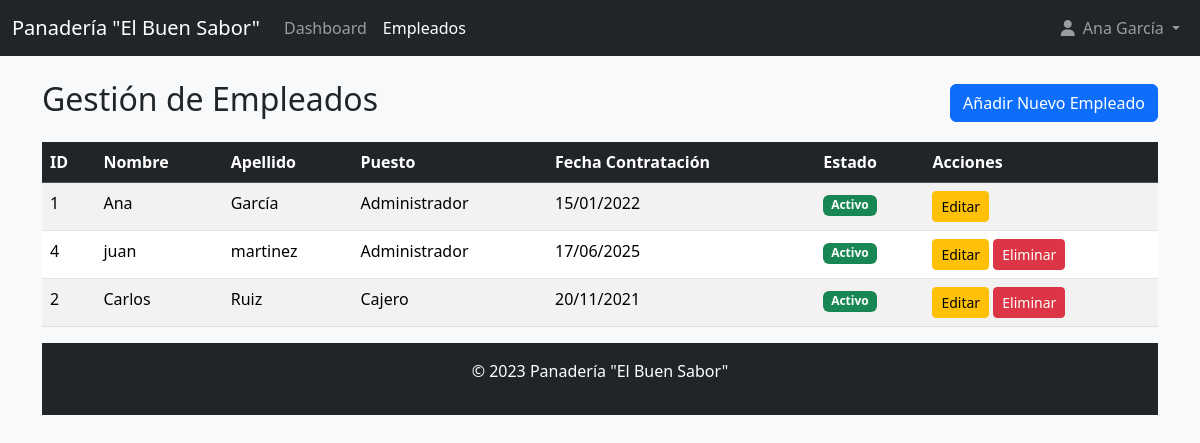
Page /modulos/empleados/index.php (signed in) on the committed database.
### tables this page shows
CREATE TABLE `empleados` (
  `id_empleado` int(11) NOT NULL,
  `nombre` varchar(100) NOT NULL,
  `apellido` varchar(100) NOT NULL,
  `username` varchar(50) NOT NULL,
  `puesto` varchar(50) DEFAULT NULL COMMENT 'Ej. Cajero, Panadero, Gerente',
  `password` varchar(255) NOT NULL,
  `fecha_contratacion` date DEFAULT NULL,
  `activo` tinyint(1) DEFAULT 1
);

### modulos/empleados/index.php (the view, shortened to what this page needs)
<?php
require_once '../../config/database.php';
require_once '../../templates/header.php';
$sql = "SELECT id_empleado, nombre, apellido, puesto, fecha_contratacion, activo FROM Empleados ORDER BY apellido, nombre";
$resultado = $conexion->query($sql);
?>
<div class="d-flex justify-content-between align-items-center mb-3">
    <h2>Gestión de Empleados</h2>
    <a href="crear.php" class="btn btn-primary">Añadir Nuevo Empleado</a>
</div>
<table class="table table-striped table-hover">
    <thead class="table-dark">
        <tr>
            <th>ID</th>
            <th>Nombre</th>
            <th>Apellido</th>
            <th>Puesto</th>
            <th>Fecha Contratación</th>
            <th>Estado</th>
            <th>Acciones</th>
        </tr>
    </thead>
    <tbody>
        <?php
        if ($resultado->num_rows > 0) {
            while($empleado = $resultado->fetch_assoc()) {
                echo "<tr>";
                echo "<td>" . $empleado['id_empleado'] . "</td>";
                echo "<td>" . htmlspecialchars($empleado['nombre']) . "</td>";
                echo "<td>" . htmlspecialchars($empleado['apellido']) . "</td>";
                echo "<td>" . htmlspecialchars($empleado['puesto']) . "</td>";
                echo "<td>" . date('d/m/Y', strtotime($empleado['fecha_contratacion'])) . "</td>";
                echo "<td><span class='badge " . ($empleado['activo'] ? 'bg-success' : 'bg-secondary') . "'>" . ($empleado['activo'] ? 'Activo' : 'Inactivo') . "</span></td>";
                echo "<td>";
                echo "<a href='editar.php?id=" . $empleado['id_empleado'] . "' class='btn btn-warning btn-sm'>Editar</a> ";
                if ($_SESSION['id_empleado'] != $empleado['id_empleado']) {
                    echo "<a href='eliminar.php?id=" . $empleado['id_empleado'] . "' class='btn btn-danger btn-sm' onclick='return confirm(\"¿Estás seguro?\");'>Eliminar</a>";
                }
                echo "</td>";
                echo "</tr>";
            }
        } else {
            echo "<tr><td colspan='7' class='text-center'>No hay empleados registrados</td></tr>";
        }
        ?>
    </tbody>
</table>
<?php
require_once '../../templates/footer.php';
?>

### templates/header.php (shortened to what this page needs)
<?php
$usuario_logueado = isset($_SESSION['id_empleado']);
$es_admin = ($usuario_logueado && isset($_SESSION['puesto']) && $_SESSION['puesto'] === 'Administrador');
$current_page = $_SERVER['SCRIPT_NAME'];
?>
<!DOCTYPE html>
<html lang="es">
<head>
    <link href="https://cdn.jsdelivr.net/npm/bootstrap@5.3.2/dist/css/bootstrap.min.css" rel="stylesheet">
    <link rel="stylesheet" href="https://cdnjs.cloudflare.com/ajax/libs/font-awesome/6.4.2/css/all.min.css">
    <link rel="stylesheet" href="/panaderia_app/assets/css/style.css">
</head>
<body class="d-flex flex-column min-vh-100">
<nav class="navbar navbar-expand-lg navbar-dark bg-dark">
  <div class="container-fluid">
    <a class="navbar-brand" href="/panaderia_app/index.php">Panadería "El Buen Sabor"</a>
    <?php if ($usuario_logueado): ?>
    <div class="collapse navbar-collapse" id="navbarNav">
      <ul class="navbar-nav me-auto mb-2 mb-lg-0">
            <li class="nav-item">
              <a class="nav-link <?php echo (str_ends_with($current_page, 'index.php') && strpos($current_page, '/modulos/') === false) ? 'active' : ''; ?>" href="/panaderia_app/index.php">Dashboard</a>
            </li>
            <?php if ($es_admin): ?>
                <li class="nav-item">
                  <a class="nav-link <?php echo (strpos($current_page, '/empleados/') !== false) ? 'active' : ''; ?>" href="/panaderia_app/modulos/empleados/index.php">Empleados</a>
                </li>
            <?php endif; ?>
      </ul>
      <ul class="navbar-nav">
          <li class="nav-item dropdown">
              <a class="nav-link dropdown-toggle" href="#" id="navbarDropdown" role="button" data-bs-toggle="dropdown" aria-expanded="false">
                  <i class="fas fa-user me-1"></i> <?php echo htmlspecialchars($_SESSION['nombre_empleado']); ?>
              </a>
          </li>
      </ul>
    </div>
    <?php endif; ?>
  </div>
</nav>
<main class="container mt-4 flex-grow-1">

### templates/footer.php (shortened to what this page needs)
<footer class="bg-dark text-white text-center p-3">
    <p>© 2023 Panadería "El Buen Sabor"</p>
</footer>
</body>
</html>

### assets/css/style.css (style rules this page uses)
body { background-color: #f8f9fa; }

### rows in the picture
empleados: id_empleado "1", nombre "Ana", apellido "García", puesto "Administrador", fecha_contratacion "15/01/2022", activo "Activo"
empleados: id_empleado "4", nombre "juan", apellido "martinez", puesto "Administrador", fecha_contratacion "17/06/2025", activo "Activo"
empleados: id_empleado "2", nombre "Carlos", apellido "Ruiz", puesto "Cajero", fecha_contratacion "20/11/2021", activo "Activo"

### other values in the picture
$_SESSION['nombre_empleado'] "Ana García"
